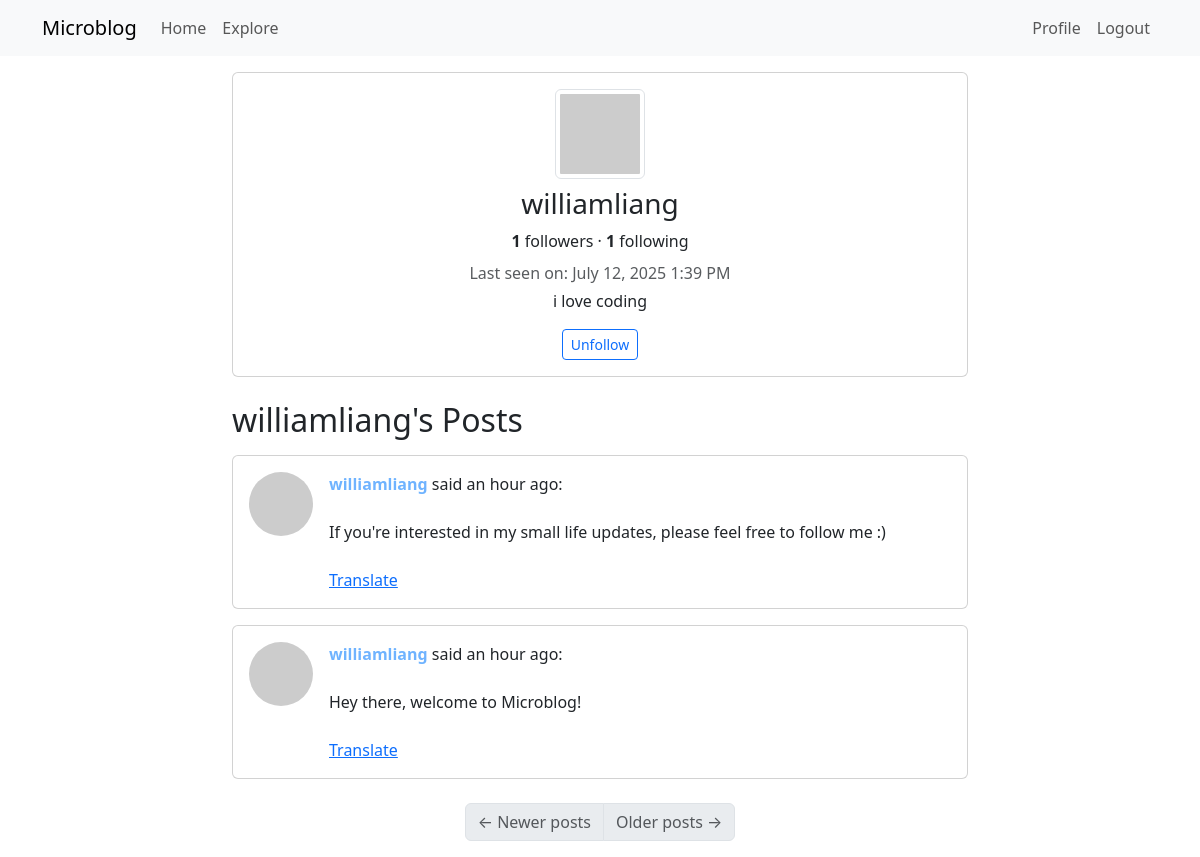
The app's page /user/williamliang (signed in) with its own data.
### app/models.py (models this page shows, shortened)
class User(UserMixin, db.Model):
    id: so.Mapped[int] = so.mapped_column(primary_key=True)
    username: so.Mapped[str] = so.mapped_column(sa.String(64), index=True, unique=True)
    email: so.Mapped[str] = so.mapped_column(sa.String(120), index=True, unique=True)
    password_hash: so.Mapped[Optional[str]] = so.mapped_column(sa.String(256))
    about_me: so.Mapped[Optional[str]] = so.mapped_column(sa.String(140))
    last_seen: so.Mapped[Optional[datetime]] = so.mapped_column(default=lambda: datetime.now(timezone.utc))
    posts: so.WriteOnlyMapped['Post'] = so.relationship(
        back_populates='author', passive_deletes=True)
    following: so.WriteOnlyMapped['User'] = so.relationship(
        secondary=followers, primaryjoin=(followers.c.follower_id == id),
        secondaryjoin=(followers.c.followed_id == id),
        back_populates='followers'
    )
    followers: so.WriteOnlyMapped['User'] = so.relationship(
        secondary=followers, primaryjoin=(followers.c.followed_id == id),
        secondaryjoin=(followers.c.follower_id == id),
        back_populates='following')
    def avatar(self, size):
        digest = hashlib.md5(self.email.lower().encode('utf-8')).hexdigest()
        return f'https://www.gravatar.com/avatar/{digest}?d=identicon&s={size}'
    def is_following(self, user):
        query = self.following.select().where(User.id == user.id)
        return db.session.scalar(query) is not None
    def followers_count(self):
        query = sa.select(sa.func.count()).select_from(
            self.followers.select().subquery())
        return db.session.scalar(query)
    def following_count(self):
        query = sa.select(sa.func.count()).select_from(
            self.following.select().subquery())
        return db.session.scalar(query)

class Post(db.Model):
    id: so.Mapped[int] = so.mapped_column(primary_key=True)
    body: so.Mapped[str] = so.mapped_column(sa.String(140))
    timestamp: so.Mapped[datetime] = so.mapped_column(index=True, default=lambda: datetime.now(timezone.utc))
    user_id: so.Mapped[int] = so.mapped_column(sa.ForeignKey(User.id), index=True)
    language: so.Mapped[Optional[str]] = so.mapped_column(sa.String(5))
    author: so.Mapped[User] = so.relationship(back_populates='posts')

### app/routes.py (the view)
@app.route('/user/<username>')
@login_required
def user(username):
    user = db.first_or_404(sa.select(User).where(User.username == username))
    page = request.args.get('page', 1, type=int)
    query = user.posts.select().order_by(Post.timestamp.desc())
    posts = db.paginate(query, page=page,
                        per_page=app.config['POSTS_PER_PAGE'],
                        error_out=False)
    next_url = url_for('user', username=user.username, page=posts.next_num) \
        if posts.has_next else None
    prev_url = url_for('user', username=user.username, page=posts.prev_num) \
        if posts.has_prev else None
    if user == current_user:
        form = PostForm()
    else:
        form = EmptyForm()
    return render_template('user.html', user=user, posts=posts.items, form=form, next_url=next_url, prev_url=prev_url)

### app/models.py (called while the page is built)
@login.user_loader
def load_user(id):
    return db.session.get(User, int(id))

### app/routes.py (called while the page is built)
@app.context_processor
def inject_babel_underscore():
    return dict(_=_)

@app.before_request
def before_request():
    if current_user.is_authenticated:
        current_user.last_seen = datetime.now(timezone.utc)
        db.session.commit()

### app/templates/user.html (shortened to what this page needs)
{% extends "base.html" %}
{% block content %}
  <div class="row justify-content-center">
    <div class="col-md-8">
      <div class="card mb-4">
        <div class="card-body text-center">
          <img src="{{ user.avatar(128) }}" alt="User avatar" class="img-thumbnail mb-2">
          <h3>{{ user.username }}</h3>
          <div class="mb-2">
            <span class="fw-bold">{{ user.followers_count() }}</span> followers
            &middot;
            <span class="fw-bold">{{ user.following_count() }}</span> following
          </div>
          {% if user.last_seen %}
            <p class="text-muted mb-1">Last seen on: {{ moment(user.last_seen).format('LLL') }}</p>
          {% endif %}
          {% if user.about_me %}
            <p>{{ user.about_me }}</p>
          {% endif %}
          {% if user == current_user %}
            <a href="{{ url_for('edit_profile') }}" class="btn btn-secondary btn-sm mt-2">Edit Profile</a>
          {% elif user != current_user and form %}
            <form action="{{ url_for('follow' if not current_user.is_following(user) else 'unfollow', username=user.username) }}" method="post">
              <button type="submit" class="btn btn-outline-primary btn-sm">
                {% if not current_user.is_following(user) %}Follow{% else %}Unfollow{% endif %}
              </button>
            </form>
          {% endif %}
        </div>
      </div>
      <h2 class="mb-3">{{ user.username }}'s Posts</h2>
      {% for post in posts %}
        {% include '_post.html' %}
      {% endfor %}
      <nav aria-label="Post navigation">
        <ul class="pagination justify-content-center mt-4">
          <li class="page-item{% if not prev_url %} disabled{% endif %}">
            <a class="page-link" href="{{ prev_url if prev_url else '#' }}" tabindex="-1">
              <span aria-hidden="true">&larr;</span> Newer posts
            </a>
          </li>
          <li class="page-item{% if not next_url %} disabled{% endif %}">
            <a class="page-link" href="{{ next_url if next_url else '#' }}">
              Older posts <span aria-hidden="true">&rarr;</span>
            </a>
          </li>
        </ul>
      </nav>
    </div>
  </div>
{% endblock %}

### app/templates/_post.html (shortened to what this page needs)
<div class="card mb-3">
  <div class="card-body d-flex">
    <a href="{{ url_for('user', username=post.author.username) }}">
      <img src="{{ post.author.avatar(64) }}" class="rounded-circle me-3" width="64" height="64" />
    </a>
    <div>
      <div>
        <a href="{{ url_for('user', username=post.author.username) }}" class="fw-bold user-link">
          {{ post.author.username }}
        </a>
        said {{ moment(post.timestamp).fromNow() }}:
      </div>
      <br>
      <span id ="post{{ post.id }}">{{ post.body }}</span>
      {% if post.language and post.language != g.locale %}
      <br><br>
      <a href="#" class="translate-link" data-post-id="{{ post.id }}" data-source-language="{{ post.language }}" data-dest-language="{{ g.locale }}">{{ _('Translate') }}</a>
      {% endif %}
    </div>
  </div>
</div>

### app/templates/_post.html (style rules this page uses)
.user-link { color: #6fb3ff; text-decoration: none; transition: color 0.2s; }

### records on screen
User: username "williamliang", last_seen "July 12, 2025 1:39 PM", about_me "i love coding"
Post: author.username "williamliang", timestamp "an hour ago", body "If you're interested in my small life updates, please feel free to follow me :)"
Post: author.username "williamliang", timestamp "an hour ago", body "Hey there, welcome to Microblog!"

### other values on screen
{{ user.followers_count() }} "1"
{{ user.following_count() }} "1"
